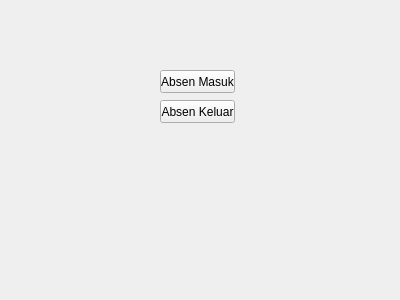
<?xml version="1.0" encoding="UTF-8"?>
<ui version="4.0">
 <class>Form</class>
 <widget class="QWidget" name="Form">
  <property name="geometry">
   <rect>
    <x>0</x>
    <y>0</y>
    <width>400</width>
    <height>300</height>
   </rect>
  </property>
  <property name="mouseTracking">
   <bool>false</bool>
  </property>
  <property name="windowTitle">
   <string>Form</string>
  </property>
  <widget class="QPushButton" name="AbsenMasuk">
   <property name="geometry">
    <rect>
     <x>160</x>
     <y>70</y>
     <width>75</width>
     <height>23</height>
    </rect>
   </property>
   <property name="text">
    <string>Absen Masuk</string>
   </property>
  </widget>
  <widget class="QPushButton" name="AbsenKeluar">
   <property name="geometry">
    <rect>
     <x>160</x>
     <y>100</y>
     <width>75</width>
     <height>23</height>
    </rect>
   </property>
   <property name="text">
    <string>Absen Keluar</string>
   </property>
  </widget>
 </widget>
 <resources/>
 <connections/>
</ui>
